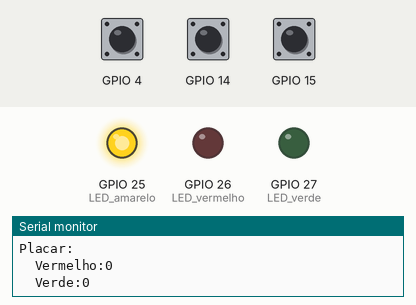
A sketch run on a simulated ESP32. On the bench: output pins drawn as LEDs (lit = HIGH), the last lines printed to the serial monitor. Inputs (shaded band) come from the test bench; at power-on: GPIO 15 HIGH, GPIO 4 HIGH, GPIO 14 HIGH.

Above: at 1.2 s.
1.3 s: GPIO 15 pulled LOW for 0.15 s
At 2.6 s:
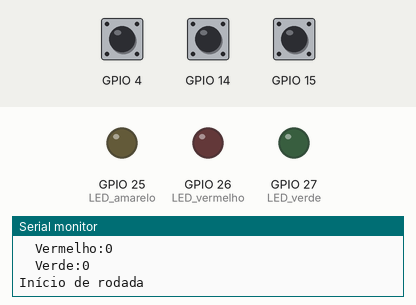
3.2 s: GPIO 4 pulled LOW for 0.15 s
At 3.7 s:
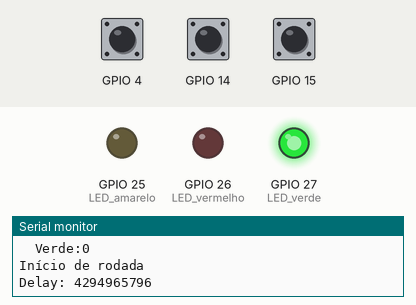
5.7 s: GPIO 15 pulled LOW for 1 s
At 7.1 s:
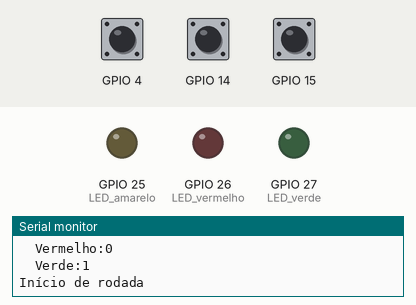
8.2 s: GPIO 14 pulled LOW for 0.15 s
At 8.7 s:
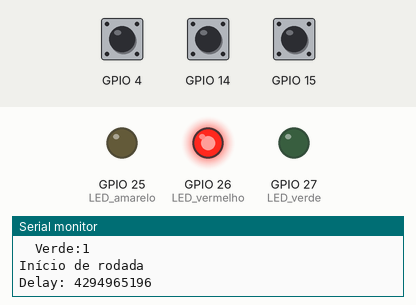
10.7 s: GPIO 15 pulled LOW for 3.2 s
At 12.1 s:
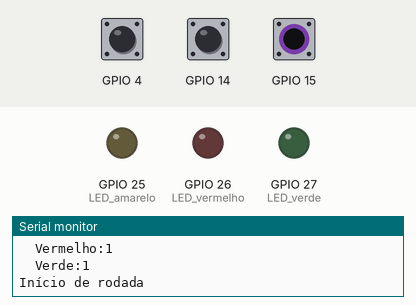
Timing chart, 0 to 13.7 s (numbered marks = the images above; inputs shaded):
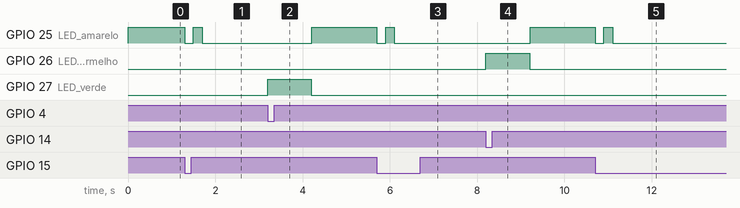

Measured:
- after the input at 1.3 s, GPIO 25 (LED_amarelo): HIGH → LOW at once, → HIGH 0.20 s later, → LOW 0.20 s later
- after the input at 3.2 s, GPIO 25 (LED_amarelo): LOW → HIGH after 1.0 s; GPIO 27 (LED_verde): LOW → HIGH at once, → LOW 1.0 s later
- after the input at 5.7 s, GPIO 25 (LED_amarelo): HIGH → LOW at once, → HIGH 0.20 s later, → LOW 0.20 s later
- after the input at 8.2 s, GPIO 25 (LED_amarelo): LOW → HIGH after 1.0 s; GPIO 26 (LED_vermelho): LOW → HIGH at once, → LOW 1.0 s later
- after the input at 10.7 s, GPIO 25 (LED_amarelo): HIGH → LOW at once, → HIGH 0.20 s later, → LOW 0.20 s later

The sketch:

a03_TouchRead.ino
```cpp
int LED_amarelo = 25;
int touch_amarelo = 15;
int pntos_amarelo = 0;

int LED_vermelho = 26;
int touch_vermelho = 14;
int pntos_vermelho = 0;

int LED_verde = 27;
int touch_verde = 4;
int pntos_verde = 0;

bool HAS_BEGAN;

void setup() {
  Serial.begin(115200);

  Serial.println("Let the game begin.");

  pinMode(LED_amarelo,OUTPUT);
  pinMode(LED_vermelho,OUTPUT);
  pinMode(LED_verde,OUTPUT);

  digitalWrite(LED_amarelo,HIGH);

  HAS_BEGAN = false;
}

bool touchRead2(int pin){
  return touchRead(pin) < 30;
}

unsigned long begin_time = 0;

void loop() {
  if (!HAS_BEGAN) {
    Serial.print("Rodada: ");
    Serial.println(pntos_amarelo);

    Serial.println("Placar: ");
    Serial.print("\tVermelho:");
    Serial.println(pntos_vermelho);
    Serial.print("\tVerde:");
    Serial.println(pntos_verde);

    digitalWrite(LED_amarelo,HIGH);
    while (!touchRead2(touch_amarelo)) {
    }

    Serial.println("Início de rodada");
    digitalWrite(LED_amarelo,LOW);
    delay(200);
    digitalWrite(LED_amarelo,HIGH);
    delay(200);
    digitalWrite(LED_amarelo,LOW);
    HAS_BEGAN = true;
    begin_time = millis();

  } else {
    while(HAS_BEGAN){
      if(touchRead2(touch_verde)){
        Serial.print("Delay: ");
        Serial.println(begin_time - millis());
        HAS_BEGAN = false;
        pntos_verde += 1;
        digitalWrite(LED_verde,HIGH);
        delay(1000);
        digitalWrite(LED_verde,LOW);
        delay(10);

      }
      if(touchRead2(touch_vermelho)){
        Serial.print("Delay: ");
        Serial.println(begin_time - millis());
        HAS_BEGAN = false;
        pntos_vermelho += 1;
        digitalWrite(LED_vermelho,HIGH);
        delay(1000);
        digitalWrite(LED_vermelho,LOW);
        delay(10);
      }

    }
  }
}
```
